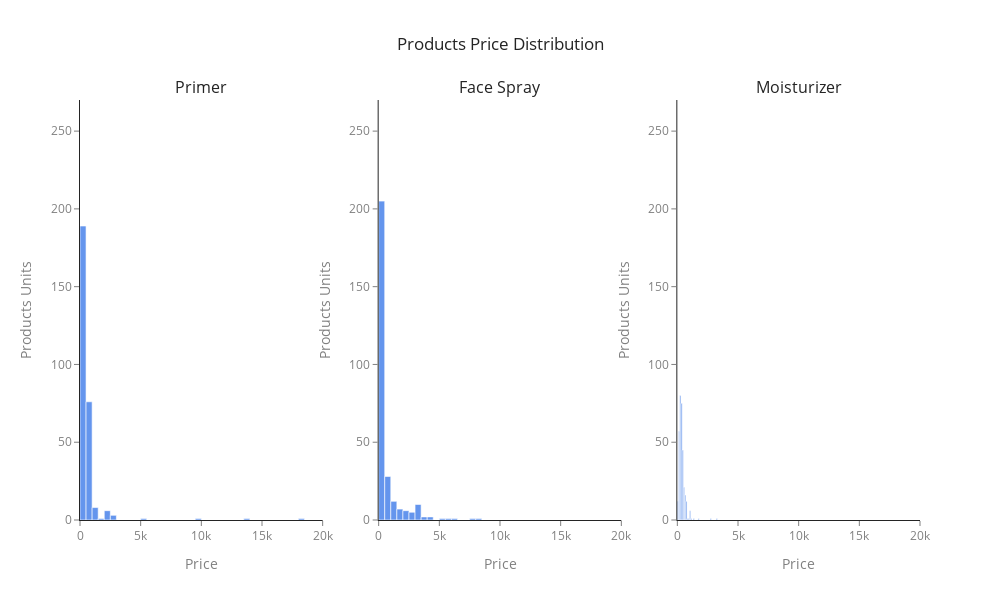

Source (notebook cell):
### Markdown cell above
* Graph 10

### Code cell
import plotly.graph_objects as go
from plotly.subplots import make_subplots

# Create a subplot figure with 1 row and 3 columns
fig = make_subplots(rows=1, cols=3, subplot_titles=prices_bigs.columns)

# Plotting all the products
for i, product in enumerate(prices_bigs.columns):
    fig.add_trace(
        go.Histogram(
            x=prices_bigs[product].dropna(),
            marker=dict(color='cornflowerblue'),
            name=product
        ),
        row=1, col=i+1
    )
    
    # Set axis properties for each subplot
    fig.update_xaxes(title_text='Price', row=1, col=i+1, color='gray')
    fig.update_yaxes(title_text='Products Units', row=1, col=i+1, color='gray')

# Set layout
fig.update_layout(
    height=600, width=1000,
    showlegend=False,
    title_text="Products Price Distribution",
    title_x=0.5,
    template='simple_white'
)

# Set the same y-axis and x-axis limits across all subplots
fig.update_yaxes(range=[0, 270])
fig.update_xaxes(range=[0, 20000])

# Show the interactive plot
fig.show()

### Figure 1 — Plotly figure (JSON) as saved in the notebook; plotly's stock layout.template omitted (floating-point values rounded to 4 significant figures; data arrays with more than 128 entries replaced by an {"elided": "..."} marker saying what was removed)
{"data": [{"marker": {"color": "cornflowerblue"}, "name": "Primer", "type": "histogram", "x": {"elided": "289 int values"}, "xaxis": "x", "yaxis": "y"}, {"marker": {"color": "cornflowerblue"}, "name": "Face Spray", "type": "histogram", "x": {"elided": "282 int values"}, "xaxis": "x2", "yaxis": "y2"}, {"marker": {"color": "cornflowerblue"}, "name": "Moisturizer", "type": "histogram", "x": {"elided": "331 int values"}, "xaxis": "x3", "yaxis": "y3"}], "layout": {"annotations": [{"font": {"size": 16}, "showarrow": false, "text": "Primer", "x": 0.1444, "xanchor": "center", "xref": "paper", "y": 1, "yanchor": "bottom", "yref": "paper"}, {"font": {"size": 16}, "showarrow": false, "text": "Face Spray", "x": 0.5, "xanchor": "center", "xref": "paper", "y": 1, "yanchor": "bottom", "yref": "paper"}, {"font": {"size": 16}, "showarrow": false, "text": "Moisturizer", "x": 0.8556, "xanchor": "center", "xref": "paper", "y": 1, "yanchor": "bottom", "yref": "paper"}], "height": 600, "showlegend": false, "title": {"text": "Products Price Distribution", "x": 0.5}, "width": 1000, "xaxis": {"anchor": "y", "color": "gray", "domain": [0, 0.2889], "range": [0, 20000], "title": {"text": "Price"}}, "xaxis2": {"anchor": "y2", "color": "gray", "domain": [0.3556, 0.6444], "range": [0, 20000], "title": {"text": "Price"}}, "xaxis3": {"anchor": "y3", "color": "gray", "domain": [0.7111, 1], "range": [0, 20000], "title": {"text": "Price"}}, "yaxis": {"anchor": "x", "color": "gray", "domain": [0, 1], "range": [0, 270], "title": {"text": "Products Units"}}, "yaxis2": {"anchor": "x2", "color": "gray", "domain": [0, 1], "range": [0, 270], "title": {"text": "Products Units"}}, "yaxis3": {"anchor": "x3", "color": "gray", "domain": [0, 1], "range": [0, 270], "title": {"text": "Products Units"}}}}
